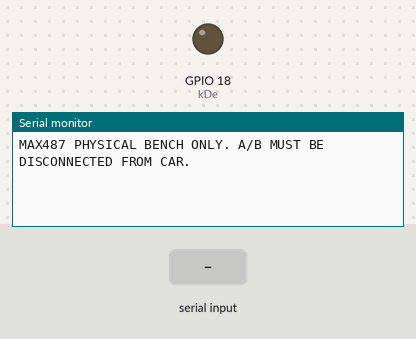
A sketch run on a simulated ESP32. Parts: output pins drawn as LEDs (lit = HIGH), the last lines printed to the serial monitor. The inputs (shaded band) are chosen by the test bench.

Above: at 1.4 s.
1.5 s: "STATUS\n" received over Serial
At 2.4 s:
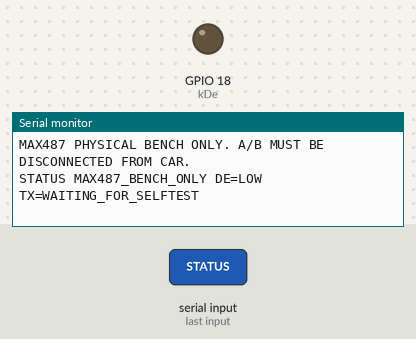
3.0 s: "SELFTEST\n" received over Serial
At 5.2 s:
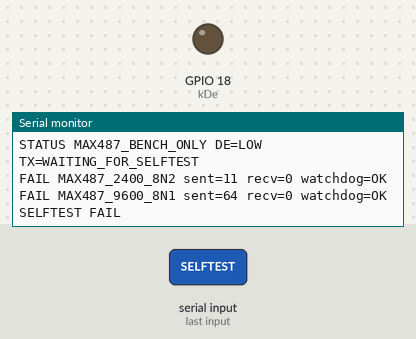
5.5 s: "1\n" received over Serial
At 6.6 s:
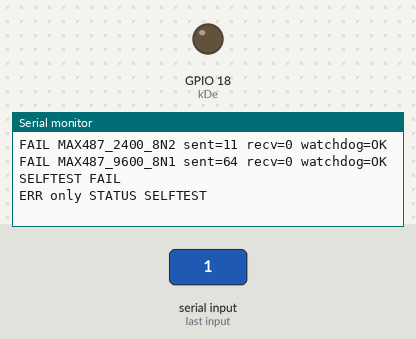

Measured:
- after the input at 1.5 s, the serial monitor: prints a new line at once (image 1)
- after the input at 3.0 s, the serial monitor: prints a new line after 0.50 s (image 2)
- after the input at 5.5 s, the serial monitor: prints a new line at once (image 3)

The sketch:

max487_dual_bench.ino
```cpp
#include <Arduino.h>
#include <esp_timer.h>
#include <cstring>

// Desk-only test that intentionally drives the disconnected MAX487 A/B pair.
// NEVER use with car wiring attached. No bus TX on startup, only USB SELFTEST.
namespace {
HardwareSerial Bus(2);
constexpr int kRx=16, kTx=17, kDe=18;
constexpr uint8_t kHello[11] = {0,0,0,0,0,1,0x82,0,0,0,0x83};
constexpr uint32_t kMaxDriveUs=100000;
esp_timer_handle_t cutoff=nullptr;
volatile bool forced=false;
bool tested=false;
char input[24]={};
size_t inputCount=0;

void forceRelease(void*) {
  digitalWrite(kDe, LOW);
  forced=true;
}
void releaseBus() { digitalWrite(kDe, LOW); pinMode(kDe, OUTPUT); }

bool oneTrial(const uint8_t* bytes,size_t length,uint32_t baud,
              uint32_t format,const char* label) {
  releaseBus();
  Bus.end();
  Bus.setRxBufferSize(512);
  Bus.begin(baud,format,kRx,kTx);
  while (Bus.available()>0) (void)Bus.read();
  uint8_t rx[80]={};
  size_t count=0;
  if (!cutoff || esp_timer_start_once(cutoff,kMaxDriveUs)!=ESP_OK) {
    Serial.println(F("FAIL timer unavailable; no drive"));
    return false;
  }
  forced=false;
  digitalWrite(kDe,HIGH);
  delayMicroseconds(20);
  const size_t sent=Bus.write(bytes,length);
  Bus.flush();
  releaseBus();
  (void)esp_timer_stop(cutoff);
  const uint32_t start=millis();
  while (millis()-start<500 && count<length) {
    const int got=Bus.read();
    if (got>=0) rx[count++]=static_cast<uint8_t>(got);
    else delay(1);
  }
  const bool pass=sent==length && count==length && !forced &&
                  !memcmp(bytes,rx,length);
  Serial.print(pass ? F("PASS ") : F("FAIL "));
  Serial.print(label);
  Serial.print(F(" sent=")); Serial.print(sent);
  Serial.print(F(" recv=")); Serial.print(count);
  Serial.print(F(" watchdog=")); Serial.println(forced ? F("TRIPPED") : F("OK"));
  releaseBus();
  Bus.end();
  return pass;
}

void selftest() {
  tested=true;
  uint8_t cart[64]={};
  for(uint8_t id=0;id<16;++id)
    cart[id*4+3] = static_cast<uint8_t>(((id ^ 0x0A)<<4)|id);
  const bool a=oneTrial(kHello,sizeof(kHello),2400,SERIAL_8N2,"MAX487_2400_8N2");
  const bool b=oneTrial(cart,sizeof(cart),9600,SERIAL_8N1,"MAX487_9600_8N1");
  Serial.print(F("SELFTEST ")); Serial.println(a&&b ? F("PASS") : F("FAIL"));
  releaseBus();
}

void dispatch() {
  if (!strcmp(input,"STATUS")) {
    Serial.print(F("STATUS MAX487_BENCH_ONLY DE=LOW TX="));
    Serial.println(tested ? F("LOCKED") : F("WAITING_FOR_SELFTEST"));
  } else if (!strcmp(input,"SELFTEST")) {
    if(tested) Serial.println(F("LOCKED one physical bench test per boot"));
    else selftest();
  } else {
    Serial.println(F("ERR only STATUS SELFTEST"));
  }
}
}
void setup() {
  releaseBus();
  Serial.begin(115200);
  esp_timer_create_args_t args={};
  args.callback=&forceRelease;
  args.name="de_bench_cutoff";
  if(esp_timer_create(&args,&cutoff)!=ESP_OK) cutoff=nullptr;
  delay(200);
  Serial.println(F("MAX487 PHYSICAL BENCH ONLY. A/B MUST BE DISCONNECTED FROM CAR."));
}
void loop() {
  while(Serial.available()) {
    char c=static_cast<char>(Serial.read());
    if(c=='\r'||c=='\n') {
      if(inputCount) {
        input[inputCount]='\0';
        dispatch();
        inputCount=0;
      }
    } else if(inputCount<sizeof(input)-1) {
      input[inputCount++]=c;
    } else {
      inputCount=0;
      Serial.println(F("ERR input overflow"));
    }
  }
}
```
